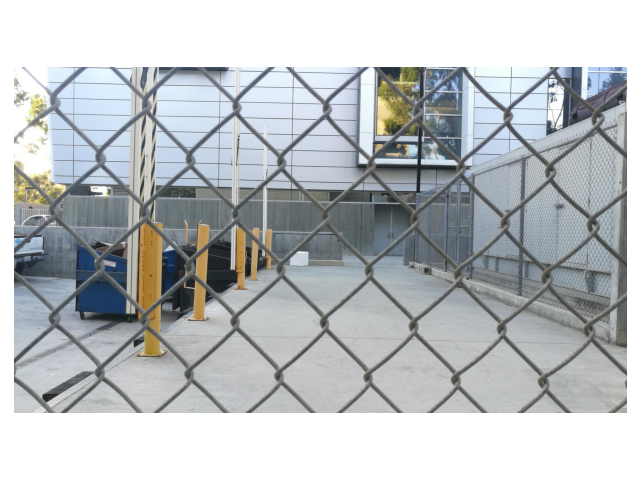
#> input picture vision/sematic_segmentation/assets/data/real_image.png, 640 x 480 px
$ python -i annotation.py   (imports and definitions only)
#> lines starting #> are read from the running program, lines starting #| are printed output that depends on the picture
"""
This script helps with annotation of images.

Command line:

Arguments:

"""


import os
import cv2
import numpy as np


# ---------
# Arguments
# ---------

def parse_arguments():
    import argparse
    parser = argparse.ArgumentParser(description='Annotation tool')
    parser.add_argument('--data_dir', type=str, default='theme17_fence_inspection', help='path to data directory')
    parser.add_argument('--save_dir', type=str, default='', help='path to save directory')
    args = parser.parse_args()
    return args


def main(args):

    # ----------
    # Get images
    # ----------

    img_paths = [os.path.join(args.data_dir, f) for f in os.listdir(args.data_dir)]
    imgs = [cv2.imread(path, 0) for path in img_paths if path.endswith('jpg')]

    # ---------------
    # Annotate images
    # ---------------

    for img in imgs:

        while True:

            # Get user input
            s = input('Input peak value --> ')
            args.peak_val = float(s) * 100000
            print(f'Peak threshold is {args.peak_val}')

            # Filter image
            key = detect_fence(img)
            cv2.destroyAllWindows()

            # Save or terminate script
            if key == 27:
                print('Terminating because of ESC press')
                return
            elif key == 115:
                break


def detect_fence(img):

    # Convert to floating point representation and calculate
    # the Discrete Fourier transform (DFT) of the image.
    img_float32 = np.float32(img)
    dft = cv2.dft(img_float32, flags = cv2.DFT_COMPLEX_OUTPUT)
    dft_shift = np.fft.fftshift(dft)

    # Determine coordinates to the center of the image.
    rows, cols = img.shape
    crow, ccol = rows//2 , cols//2     # center

    # Locate peaks in the FFT magnitude image.
    shifted_fft = cv2.magnitude(dft_shift[:, :, 0], dft_shift[:, :, 1])
    # Black out the center of the FFT
    cv2.circle(shifted_fft, (ccol, crow), 10, 0, -1)

    # Threshold values
    # # I get good performance when approx 10 peaks are detected.
    # # 200000 - very fine reconstruction of the fence
    # peak_threshold = 200000 # Suitable for E_3_17
    # peak_threshold = 800000 # Suitable for E_3_16
    shifted_fft_peaks = np.greater(shifted_fft, args.peak_val) * 255.

    # Create a mask by dilating the detected peaks.
    kernel_size = 11
    kernel = np.ones((kernel_size, kernel_size), np.uint8)
    mask = cv2.dilate(shifted_fft_peaks, kernel)
    mask = cv2.merge((mask[:, :], mask[:, :]))

    # Apply mask to the DFT and then return back to a
    # normal image through the inverse DFT.
    fshift = dft_shift*mask
    f_ishift = np.fft.ifftshift(fshift)
    img_back = cv2.idft(f_ishift)

    # Input image.
    # cv2.imwrite("output/00_input_image.png", img)
    cv2.imshow('Input image', img)

    # The shifted fft spectrum.
    minval, maxval, a, b = cv2.minMaxLoc(shifted_fft)
    # cv2.imwrite("output/05_shifted_fft_image.png", shifted_fft * 255 / maxval)
    cv2.imshow('Shifted fft image', shifted_fft * 255 / maxval)

    # Save the fft peak mask.
    # cv2.imwrite("output/07_shifted_fft_peak_mask.png", mask[:, :, 0] * 1.)
    cv2.imshow('shifted fft peak mask', mask[:, :, 0] * 1.0)

    # Save the filtered image image.
    minval, maxval, a, b = cv2.minMaxLoc(img_back[:, :, 0])
    # cv2.imwrite("output/10_low_pass_filtered_image.png", img_back[:, :, 0] * 255. / maxval)
    cv2.imshow('10 low pass filtered image', img_back[:, :, 0] * 255. / maxval)

    # Save the filtered image multiplied with the input image.
    minval, maxval, a, b = cv2.minMaxLoc(img * img_back[:, :, 0])
    # cv2.imwrite("output/20_low_pass_filtered_image.png", img * img_back[:, :, 0] * 255 / maxval)
    cv2.imshow('20 low pass filtered image', img * img_back[:, :, 0] * 255 / maxval)

    return cv2.waitKey(0)


# [4 lines not run here, left out]

>>> import cv2
>>> picture = cv2.imread('assets/data/real_image.png', cv2.IMREAD_GRAYSCALE)
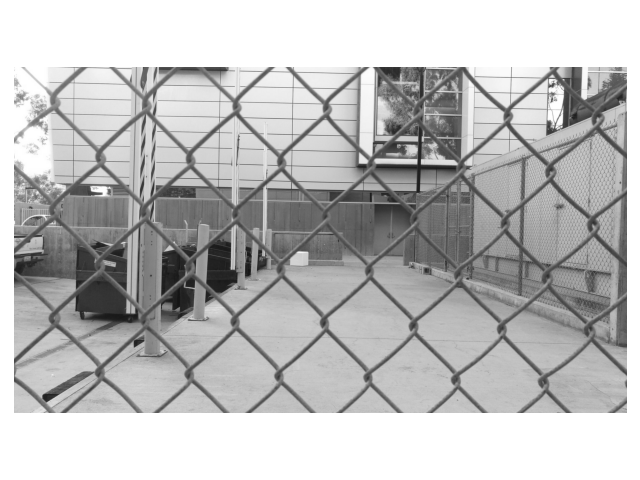
#> picture: shape (480, 640); min 20, max 255, mean 188.5
>>> result = detect_fence(picture)
#> in detect_fence, `cv2.circle(shifted_fft, (ccol, crow), 10, 0, -1)`:
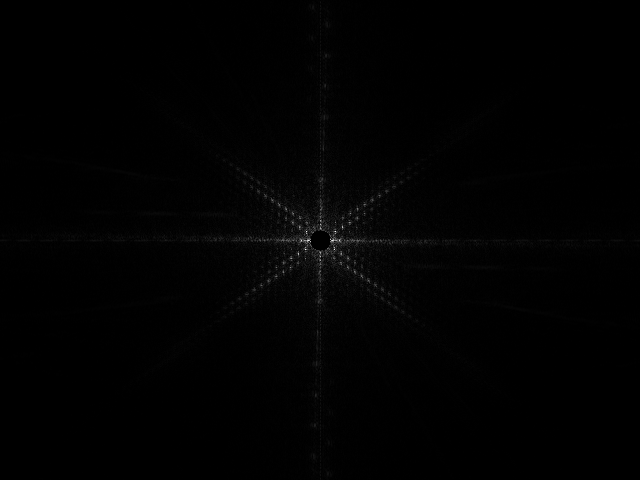
#> shifted_fft: shape (480, 640) float32; min 0, max 755767.2, mean 6181.6; drawn with min black and max white
#> (the run stopped early here; a loop or call above may not have finished)
